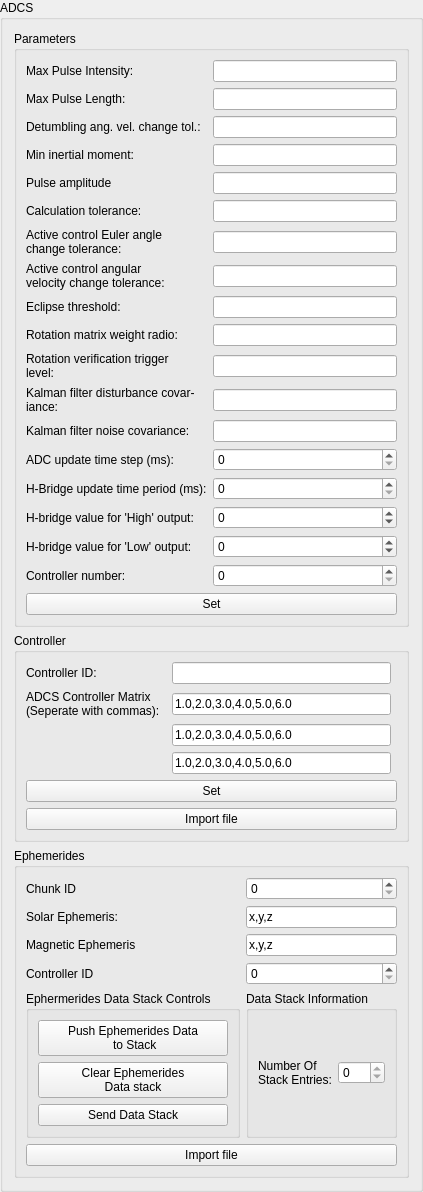
             <widget class="QGroupBox" name="groupBox_26">
              <property name="title">
               <string>ADCS</string>
              </property>
              <layout class="QGridLayout" name="gridLayout_56">
               <item row="2" column="0">
                <widget class="QGroupBox" name="groupBox_35">
                 <property name="title">
                  <string>Ephemerides</string>
                 </property>
                 <layout class="QGridLayout" name="gridLayout_60">
                  <item row="7" column="0">
                   <widget class="QGroupBox" name="groupBox_36">
                    <property name="title">
                     <string>Ephermerides Data Stack Controls</string>
                    </property>
                    <layout class="QGridLayout" name="gridLayout_61">
                     <item row="2" column="0">
                      <widget class="QPushButton" name="Satelliteconfig_ADCs_Ephemerides_DataStack_Clear_Button">
                       <property name="text">
                        <string>Clear Ephemerides
Data stack</string>
                       </property>
                      </widget>
                     </item>
                     <item row="3" column="0">
                      <widget class="QPushButton" name="aSatelliteconfig_ADCs_Ephemerides_DataStack_Send_Button">
                       <property name="text">
                        <string>Send Data Stack</string>
                       </property>
                      </widget>
                     </item>
                     <item row="1" column="0">
                      <widget class="QPushButton" name="Satelliteconfig_ADCs_Ephemerides_DataStack_Push_Button">
                       <property name="text">
                        <string>Push Ephemerides Data
 to Stack</string>
                       </property>
                      </widget>
                     </item>
                    </layout>
                   </widget>
                  </item>
                  <item row="4" column="1">
                   <widget class="QLineEdit" name="SatelliteConfig_ADCs_Ephemerides_MagneticEphemeris_LineEdit">
                    <property name="text">
                     <string>x,y,z</string>
                    </property>
                   </widget>
                  </item>
                  <item row="4" column="0">
                   <widget class="QLabel" name="label_138">
                    <property name="text">
                     <string>Magnetic Ephemeris</string>
                    </property>
                   </widget>
                  </item>
                  <item row="0" column="0">
                   <widget class="QLabel" name="label_118">
                    <property name="text">
                     <string>Chunk ID</string>
                    </property>
                   </widget>
                  </item>
                  <item row="6" column="0">
                   <widget class="QLabel" name="label_139">
                    <property name="text">
                     <string>Controller ID</string>
                    </property>
                   </widget>
                  </item>
                  <item row="0" column="1">
                   <widget class="QSpinBox" name="SatelliteConfig_ADCs_Ephemerides_ChunkID_SpinBox"/>
                  </item>
                  <item row="7" column="1">
                   <widget class="QGroupBox" name="groupBox_38">
                    <property name="title">
                     <string>Data Stack Information</string>
                    </property>
                    <layout class="QGridLayout" name="gridLayout_62">
                     <item row="0" column="0">
                      <widget class="QLabel" name="label_140">
                       <property name="text">
                        <string>Number Of 
Stack Entries:</string>
                       </property>
                      </widget>
                     </item>
                     <item row="0" column="1">
                      <widget class="QSpinBox" name="Satelliteconfig_ADCs_Ephemerides_DataStack_StackCoun_SpinBox">
                       <property name="readOnly">
                        <bool>true</bool>
                       </property>
                      </widget>
                     </item>
                    </layout>
                   </widget>
                  </item>
                  <item row="2" column="0">
                   <widget class="QLabel" name="label_137">
                    <property name="text">
                     <string>Solar Ephemeris:</string>
                    </property>
                   </widget>
                  </item>
                  <item row="2" column="1">
                   <widget class="QLineEdit" name="SatelliteConfig_ADCs_Ephemerides_SolarEphemeris_LineEdit">
                    <property name="text">
                     <string>x,y,z</string>
                    </property>
                   </widget>
                  </item>
                  <item row="6" column="1">
                   <widget class="QSpinBox" name="SatelliteConfig_ADCs_Ephemerides_ControllerID_SpinBox"/>
                  </item>
                  <item row="8" column="0" colspan="2">
                   <widget class="QPushButton" name="SatelliteConfig_ADCs_Ephemerides_SetFromFiles_Button">
                    <property name="text">
                     <string>Import file</string>
                    </property>
                   </widget>
                  </item>
                 </layout>
                </widget>
               </item>
               <item row="1" column="0">
                <widget class="QGroupBox" name="groupBox_32">
                 <property name="title">
                  <string>Controller</string>
                 </property>
                 <layout class="QGridLayout" name="gridLayout_57">
                  <item row="6" column="0" colspan="4">
                   <widget class="QPushButton" name="SatelliteConfig_ADCs_Controller_Set_Button">
                    <property name="text">
                     <string>Set</string>
                    </property>
                   </widget>
                  </item>
                  <item row="0" column="2">
                   <widget class="QLineEdit" name="SatelliteConfig_ADCs_Controller_ControllerID_LineEdit"/>
                  </item>
                  <item row="1" column="2">
                   <widget class="QLineEdit" name="SatelliteConfig_ADCs_Controller_M50_LineEdit">
                    <property name="text">
                     <string>1.0,2.0,3.0,4.0,5.0,6.0</string>
                    </property>
                   </widget>
                  </item>
                  <item row="0" column="0">
                   <widget class="QLabel" name="label_116">
                    <property name="text">
                     <string>Controller ID:</string>
                    </property>
                   </widget>
                  </item>
                  <item row="1" column="0">
                   <widget class="QLabel" name="label_136">
                    <property name="text">
                     <string>ADCS Controller Matrix
(Seperate with commas):</string>
                    </property>
                   </widget>
                  </item>
                  <item row="4" column="2">
                   <widget class="QLineEdit" name="SatelliteConfig_ADCs_Controller_M51_LineEdit">
                    <property name="text">
                     <string>1.0,2.0,3.0,4.0,5.0,6.0</string>
                    </property>
                   </widget>
                  </item>
                  <item row="5" column="2">
                   <widget class="QLineEdit" name="SatelliteConfig_ADCs_Controller_M52_LineEdit">
                    <property name="text">
                     <string>1.0,2.0,3.0,4.0,5.0,6.0</string>
                    </property>
                   </widget>
                  </item>
                  <item row="7" column="0" colspan="4">
                   <widget class="QPushButton" name="SatelliteConfig_ADCs_Controller_FromFiles_Button">
                    <property name="text">
                     <string>Import file</string>
                    </property>
                   </widget>
                  </item>
                 </layout>
                </widget>
               </item>
               <item row="0" column="0">
                <widget class="QGroupBox" name="groupBox_33">
                 <property name="title">
                  <string>Parameters</string>
                 </property>
                 <layout class="QGridLayout" name="gridLayout_59">
                  <item row="9" column="0">
                   <widget class="QLabel" name="label_127">
                    <property name="text">
                     <string>Rotation matrix weight radio:</string>
                    </property>
                   </widget>
                  </item>
                  <item row="2" column="1">
                   <widget class="QLineEdit" name="SatelliteConfig_ADCs_Parameters_DetumblingAngVelChangeTol_LineEdit"/>
                  </item>
                  <item row="8" column="1">
                   <widget class="QLineEdit" name="SatelliteConfig_ADCs_Parameters_EclipseThreshold_LineEdit"/>
                  </item>
                  <item row="17" column="0">
                   <widget class="QLabel" name="label_135">
                    <property name="text">
                     <string>Controller number:</string>
                    </property>
                   </widget>
                  </item>
                  <item row="16" column="1">
                   <widget class="QSpinBox" name="SatelliteConfig_ADCs_Parameters_HBridgeValueForLowOutput_SpinBox">
                    <property name="minimum">
                     <number>-63</number>
                    </property>
                    <property name="maximum">
                     <number>63</number>
                    </property>
                   </widget>
                  </item>
                  <item row="18" column="0" colspan="2">
                   <widget class="QPushButton" name="SatelliteConfig_ADCs_Parameters_Set_Button">
                    <property name="text">
                     <string>Set</string>
                    </property>
                   </widget>
                  </item>
                  <item row="12" column="0">
                   <widget class="QLabel" name="label_130">
                    <property name="text">
                     <string>Kalman filter noise covariance:</string>
                    </property>
                   </widget>
                  </item>
                  <item row="2" column="0">
                   <widget class="QLabel" name="label_120">
                    <property name="text">
                     <string>Detumbling ang. vel. change tol.:</string>
                    </property>
                   </widget>
                  </item>
                  <item row="14" column="0">
                   <widget class="QLabel" name="label_132">
                    <property name="text">
                     <string>H-Bridge update time period (ms):</string>
                    </property>
                   </widget>
                  </item>
                  <item row="6" column="0">
                   <widget class="QLabel" name="label_124">
                    <property name="text">
                     <string>Active control Euler angle
change tolerance:</string>
                    </property>
                   </widget>
                  </item>
                  <item row="15" column="0">
                   <widget class="QLabel" name="label_133">
                    <property name="text">
                     <string>H-bridge value for 'High' output:</string>
                    </property>
                   </widget>
                  </item>
                  <item row="1" column="1">
                   <widget class="QLineEdit" name="SatelliteConfig_ADCs_Parameters_MaxPulseLength_LineEdit"/>
                  </item>
                  <item row="11" column="1">
                   <widget class="QLineEdit" name="SatelliteConfig_ADCs_Parameters_KalmanFilterDistrubanceCovariance_LineEdit"/>
                  </item>
                  <item row="15" column="1">
                   <widget class="QSpinBox" name="SatelliteConfig_ADCs_Parameters_HBridgeValueForHighOutput_SpinBox">
                    <property name="minimum">
                     <number>-63</number>
                    </property>
                    <property name="maximum">
                     <number>63</number>
                    </property>
                   </widget>
                  </item>
                  <item row="5" column="0">
                   <widget class="QLabel" name="label_123">
                    <property name="text">
                     <string>Calculation tolerance:</string>
                    </property>
                   </widget>
                  </item>
                  <item row="1" column="0">
                   <widget class="QLabel" name="label_119">
                    <property name="text">
                     <string>Max Pulse Length:</string>
                    </property>
                   </widget>
                  </item>
                  <item row="5" column="1">
                   <widget class="QLineEdit" name="SatelliteConfig_ADCs_Parameters_CalculationTolerance_LineEdit"/>
                  </item>
                  <item row="11" column="0">
                   <widget class="QLabel" name="label_129">
                    <property name="text">
                     <string>Kalman filter disturbance covar-
iance:</string>
                    </property>
                   </widget>
                  </item>
                  <item row="3" column="0">
                   <widget class="QLabel" name="label_121">
                    <property name="text">
                     <string>Min inertial moment:</string>
                    </property>
                   </widget>
                  </item>
                  <item row="0" column="0">
                   <widget class="QLabel" name="label_117">
                    <property name="text">
                     <string>Max Pulse Intensity:</string>
                    </property>
                   </widget>
                  </item>
                  <item row="4" column="0">
                   <widget class="QLabel" name="label_122">
                    <property name="text">
                     <string>Pulse amplitude</string>
                    </property>
                   </widget>
                  </item>
                  <item row="13" column="1">
                   <widget class="QSpinBox" name="SatelliteConfig_ADCs_Parameters_ADCUpdateTimeStep_SpinBox">
                    <property name="maximum">
                     <number>999999999</number>
                    </property>
                   </widget>
                  </item>
                  <item row="7" column="1">
                   <widget class="QLineEdit" name="SatelliteConfig_ADCs_Parameters_ActiveControlAngularVelChangeTol_LineEdit"/>
                  </item>
                  <item row="3" column="1">
                   <widget class="QLineEdit" name="SatelliteConfig_ADCs_Parameters_MinInertialMoment_LineEdit"/>
                  </item>
                  <item row="13" column="0">
                   <widget class="QLabel" name="label_131">
                    <property name="text">
                     <string>ADC update time step (ms):</string>
                    </property>
                   </widget>
                  </item>
                  <item row="10" column="1">
                   <widget class="QLineEdit" name="SatelliteConfig_ADCs_Parameters_RotationVerificationTriggerLevel_LineEdit"/>
                  </item>
                  <item row="16" column="0">
                   <widget class="QLabel" name="label_134">
                    <property name="text">
                     <string>H-bridge value for 'Low' output:</string>
                    </property>
                   </widget>
                  </item>
                  <item row="6" column="1">
                   <widget class="QLineEdit" name="SatelliteConfig_ADCs_Parameters_ActiveControlEulerAngleChangeTol_LineEdit"/>
                  </item>
                  <item row="7" column="0">
                   <widget class="QLabel" name="label_125">
                    <property name="text">
                     <string>Active control angular
velocity change tolerance:</string>
                    </property>
                   </widget>
                  </item>
                  <item row="4" column="1">
                   <widget class="QLineEdit" name="SatelliteConfig_ADCs_Parameters_PulseAmplitude_LineEdit"/>
                  </item>
                  <item row="0" column="1">
                   <widget class="QLineEdit" name="SatelliteConfig_ADCs_Parameters_MaxPulseIntensity_LineEdit"/>
                  </item>
                  <item row="10" column="0">
                   <widget class="QLabel" name="label_128">
                    <property name="text">
                     <string>Rotation verification trigger
level:</string>
                    </property>
                   </widget>
                  </item>
                  <item row="8" column="0">
                   <widget class="QLabel" name="label_126">
                    <property name="text">
                     <string>Eclipse threshold:</string>
                    </property>
                   </widget>
                  </item>
                  <item row="12" column="1">
                   <widget class="QLineEdit" name="SatelliteConfig_ADCs_Parameters_KalmanFilterNoiseCovariance_LineEdit"/>
                  </item>
                  <item row="9" column="1">
                   <widget class="QLineEdit" name="SatelliteConfig_ADCs_Parameters_RotationMatrixWeightRatio_LineEdit"/>
                  </item>
                  <item row="14" column="1">
                   <widget class="QSpinBox" name="SatelliteConfig_ADCs_Parameters_HBridgeUpdateTimePeriod_SpinBox">
                    <property name="maximum">
                     <number>999999999</number>
                    </property>
                   </widget>
                  </item>
                  <item row="17" column="1">
                   <widget class="QSpinBox" name="SatelliteConfig_ADCs_Parameters_ControllerNumber_SpinBox"/>
                  </item>
                 </layout>
                </widget>
               </item>
              </layout>
             </widget>
